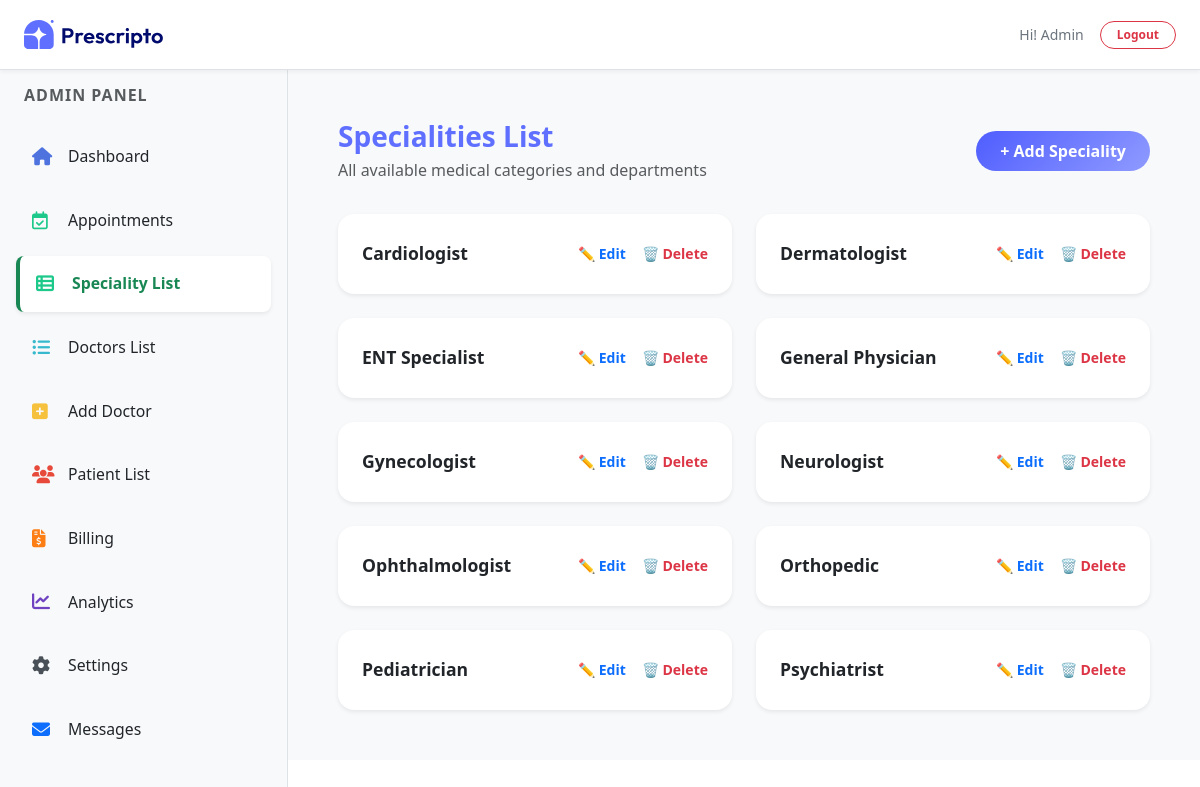
The page /dash_admin/speciality/ (signed in) on the database as committed earlier.
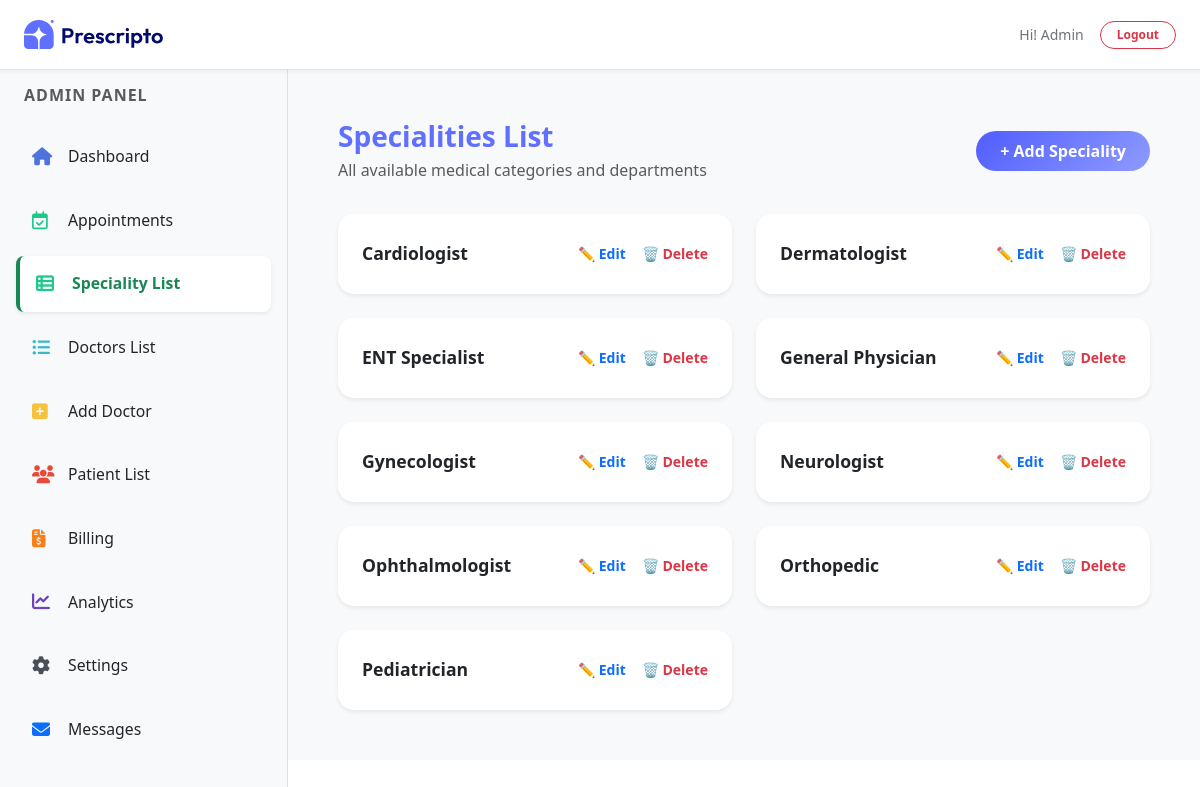
The same page on the database as committed later.
### appointment/models.py (models this page shows, shortened)
class Category(models.Model):
    name = models.CharField(max_length=100)

### appointment/views.py (the view)
# urls.py: path('dash_admin/speciality/', views.speciality_list, name='speciality_list'),
@login_required(login_url=('/dash_login'))
@staff_member_required
def speciality_list(request):
    specialities = Category.objects.all().order_by('name')
    cont = {
        'specialities': specialities,
        'action': 'speciality_list',
        'role': 'admin'
    }
    return render(request, 'dashboard/speciality_list.html', cont)

### templates/dashboard/speciality_list.html
{% extends "dashboard/layout.html" %}
{% load static %}
{% block contant %}
    <section class="w-100 bg-light" style="margin-top: 70px; margin-left: 18rem; padding: 50px;">
        <div class="row align-items-center mb-5" style="margin-bottom: 2rem !important;">
            <div class="col-8">
                <h2 class="h3 fw-bold mb-1" style="color: rgb(95 111 255);">Specialities List</h2>
                <p class="text-muted mb-0">All available medical categories and departments</p>
            </div>
            <div class="col-4 text-end">
                <a href="{% url 'add_speciality' %}"
                    class="btn px-4 py-2 text-white rounded-pill fw-semibold"
                    style="background: linear-gradient(135deg,#4f5dff,#8f9bff); border:none;">
                    + Add Speciality
                </a>
            </div>
        </div>
        <div class="row g-4">
            {% for speciality in specialities %}
            <div class="col-lg-6 col-md-6">
                <div class="bg-white rounded-4 shadow-sm p-4 d-flex align-items-center justify-content-between"
                    style="transition:0.3s; min-height: 80px;"
                    onmouseover="this.style.transform='translateY(-4px)'; this.style.boxShadow='0 10px 20px rgba(0,0,0,0.05)'"
                    onmouseout="this.style.transform=''; this.style.boxShadow=''">
                    <div class="flex-grow-1">
                        <h5 class="fw-bold mb-0 text-dark" style="font-size: 1.1rem;">{{ speciality.name }}</h5>
                    </div>
                    <div class="d-flex gap-3 align-items-center">
                        <a href="{% url 'edit_speciality' speciality.id %}" class="text-primary text-decoration-none small fw-semibold" style="transition: 0.2s;">
                            ✏️ Edit
                        </a>
                        <a href="{% url 'delete_speciality' speciality.id %}" class="text-danger text-decoration-none small fw-semibold" style="transition: 0.2s;" onclick="return confirm('Are you sure you want to delete this speciality?')">
                            🗑 Delete
                        </a>
                    </div>
                </div>
            </div>
            {% empty %}
            <div class="col-12 text-center py-5">
                <p class="text-muted">No specialities available. Click "+ Add Speciality" to create one.</p>
            </div>
            {% endfor %}
        </div>
    </section>
{% endblock contant %}

Rows that differ between the two databases and show on the page:
removed Category: name "Psychiatrist"
